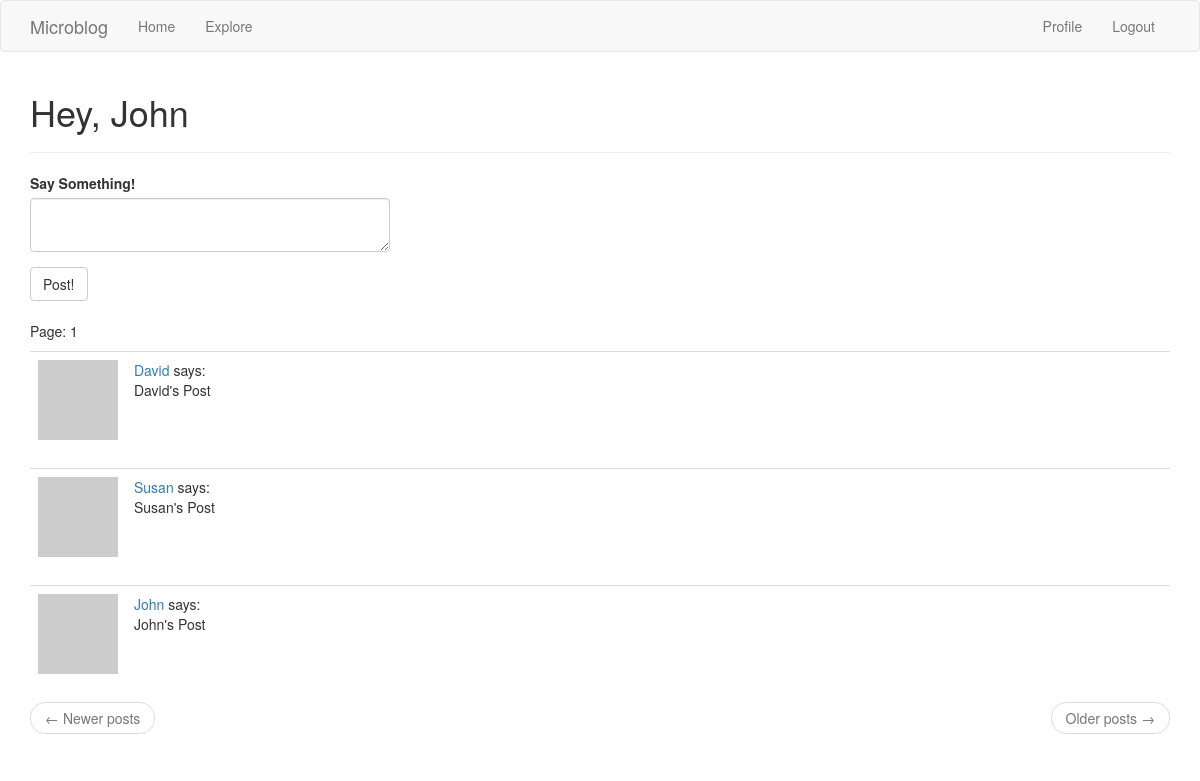
The page /index (signed in) on the database its author committed.
### app/models.py (models this page shows, shortened)
class User(UserMixin, db.Model):
	id = db.Column(db.Integer, primary_key=True)
	username = db.Column(db.String(64), unique=True, index=True)
	email = db.Column(db.String(128), unique=True, index=True)
	password = db.Column(db.String(64), unique=True, index=True)
	about_me = db.Column(db.String(140))
	last_seen = db.Column(db.DateTime, default=datetime.utcnow)
	posts = db.relationship('Post', backref='author', lazy='dynamic')
	followed = db.relationship('User', secondary=followers, primaryjoin=(followers.c.follower_id == id), secondaryjoin=(
		followers.c.followed_id == id), backref=db.backref('followers', lazy='dynamic'), lazy='dynamic')
	def avatar(self, size):
		x = "hey8989"+self.email
		digest = md5(x.lower().encode('utf-8')).hexdigest()
		return 'https://www.gravatar.com/avatar/{}?d=identicon&s={}'.format(digest, size)
	def followed_posts(self):
		followed = Post.query.join(followers, (followers.c.followed_id == Post.user_id)).filter(
			followers.c.follower_id == self.id)
		own = Post.query.filter_by(user_id=self.id)
		return followed.union(own).order_by(Post.timestamp.desc())

class Post(db.Model):
	id = db.Column(db.Integer, primary_key=True)
	body = db.Column(db.String(140))
	timestamp = db.Column(db.DateTime, index=True, default=datetime.utcnow)
	user_id = db.Column(db.Integer, db.ForeignKey('user.id'))

### app/routes.py (the view, shortened to what this page needs)
@app.route('/', methods=['GET', 'POST'])
@app.route('/index', methods=['GET', 'POST'])
@login_required
def index():
	form = PostForm()
	page = request.args.get('page', 1, type=int)
	posts = current_user.followed_posts().paginate(page, app.config['POSTS_PER_PAGE'], False)
	next_url = url_for('index', page=posts.next_num) if posts.has_next else None
	prev_url = url_for('index', page=posts.prev_num) if posts.has_prev else None
	return render_template('index.html', title="Main Page", posts=posts.items, form=form, next_url=next_url, prev_url=prev_url, page=page)

### app/forms.py
class PostForm(FlaskForm):
	post = TextAreaField('Say Something!', validators=[DataRequired(), Length(min=1, max=140)])
	submit = SubmitField('Post!')

### app/models.py (called while the page is built)
@login.user_loader
def load_user(id):
	return User.query.get(int(id))

### app/routes.py (called while the page is built)
@app.before_request
def before_request():
	if current_user.is_authenticated:
		current_user.last_seen = datetime.utcnow()
		db.session.commit()

### app/templates/index.html
{% extends "base.html" %}
{% import 'bootstrap/wtf.html' as wtf %}
{% block app_content %}
    <h1>Hey, {{ current_user.username }}</h1>
    <hr>
    {% if form %}
        <div class="row">
            <div class="col-md-4">
                {{ wtf.quick_form(form) }}
            </div>
        </div>
    {% endif %}
    <br>
    <p>Page: {{ page }}</p>
    {% for post in posts %}
        {% include '_post.html' %}
    {% endfor %}
    <nav aria-label="...">
        <ul class="pager">
            <li class="previous{% if not prev_url %} disabled{% endif %}">
                <a href="{{ prev_url or '#' }}">
                    <span aria-hidden="true">&larr;</span> Newer posts
                </a>
            </li>
            <li class="next{% if not next_url %} disabled{% endif %}">
                <a href="{{ next_url or '#' }}">
                    Older posts <span aria-hidden="true">&rarr;</span>
                </a>
            </li>
        </ul>
    </nav>
{% endblock %}

### app/templates/_post.html
 <table class="table table-hover">
        <tr>
            <td width="70px">
                <a href="{{ url_for('user', username=post.author.username) }}">
                    <img src="{{ post.author.avatar(70) }}" />
                </a>
            </td>
            <td>
                <a href="{{ url_for('user', username=post.author.username) }}">
                    {{ post.author.username }}
                </a>
                says:
                <br>
                {{ post.body }}
            </td>
        </tr>
    </table>

### rows shown on the page
User: username "John"
Post: author.username "David", body "David's Post"
Post: author.username "Susan", body "Susan's Post"
Post: author.username "John", body "John's Post"

### other values the page prints
{{ page }} "1"
